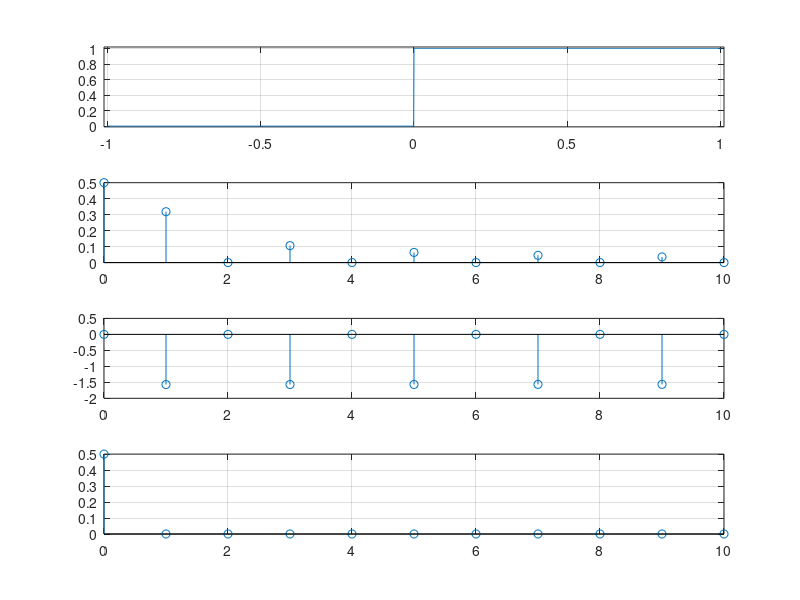

Reproduce this figure in MATLAB.
function ass3q7
    t=-1:0.001:1; %define the time
    
    %define the expression 
    for i=1:length(t)
        if t(i)<0
            y(i)=0;     %for negative part
        else
            y(i)=1;     %for positve part
        end
    end
    
    w=(2*pi)/2;     %Angular freqjuency
    
    %define the positive 10 coeficient part
    for k=1:1:10
        A1(k)=(trapz(t,y.*exp(-1i*w*k*t)))/2;
    end
    k=0:1:10;   %indexing
    
    A0=1/2;     %zeroth coefficient.
    
    A=[A0,A1];  %fourier coefficient.
    
    subplot(4,1,1);
    plot(t,y);
    grid on;
    axis([-1.01,1.01,-0.01,1.02]);
    
    subplot(4,1,2);
    stem(k,abs(A));
    grid on;
    
    subplot(4,1,3);
    stem(k,angle(A));
    grid on;
    
    subplot(4,1,4);
    stem(k,A);
    grid on;
    
end